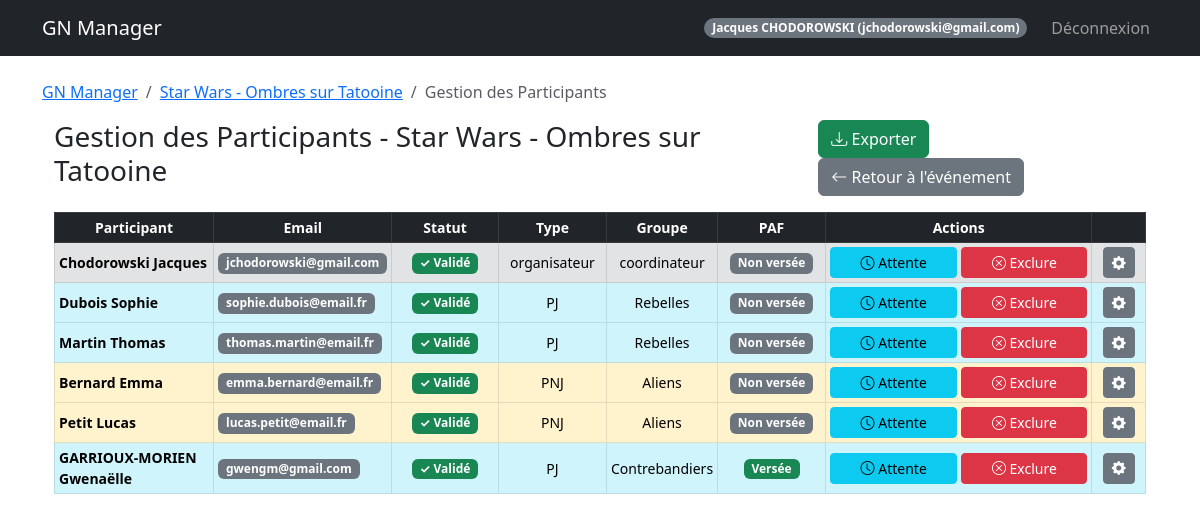
The app's page /event/1/participants (signed in), older data.
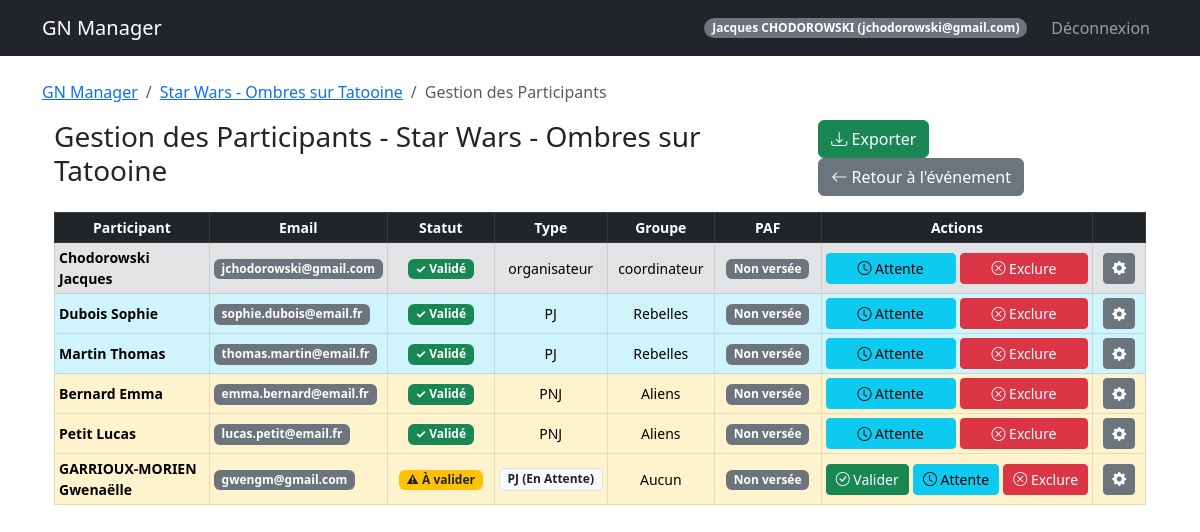
The same page, newer data.
### models.py (models this page shows, shortened)
class Participant(db.Model):
    id = db.Column(db.Integer, primary_key=True)
    event_id = db.Column(db.Integer, db.ForeignKey('event.id'), nullable=False)
    user_id = db.Column(db.Integer, db.ForeignKey('user.id'), nullable=False)
    type = db.Column(db.String(50))  # Organisateur, PJ, PNJ
    group = db.Column(db.String(50))
    role_id = db.Column(db.Integer, db.ForeignKey('role.id', use_alter=True, name='fk_participant_role'), nullable=True)
    role_communicated = db.Column(db.Boolean, default=False)
    role_received = db.Column(db.Boolean, default=False)
    registration_status = db.Column(db.String(50), default='À valider')
    paf_status = db.Column(db.String(20), default='non versée')  # non versée, partielle, versée, erreur
    payment_method = db.Column(db.String(50))
    payment_amount = db.Column(db.Float, default=0.0)
    payment_comment = db.Column(db.Text)
    comment = db.Column(db.Text)
    custom_image = db.Column(db.String(200))
    user = db.relationship('User', backref='participations')
    event = db.relationship('Event', backref='participants')
    role = db.relationship('Role', foreign_keys=[role_id], backref='participants_with_role')

class User(UserMixin, db.Model):
    id = db.Column(db.Integer, primary_key=True)
    email = db.Column(db.String(120), unique=True, nullable=False)
    password_hash = db.Column(db.String(128))
    nom = db.Column(db.String(80))
    prenom = db.Column(db.String(80))
    age = db.Column(db.Integer)
    genre = db.Column(db.String(20))
    avatar_url = db.Column(db.String(200))
    role = db.Column(db.String(20), default='user')  # createur, sysadmin, user
    is_banned = db.Column(db.Boolean, default=False)
    is_deleted = db.Column(db.Boolean, default=False)  # Suppression logique
    @property
    def is_admin(self):
        """Vérifie si l'utilisateur a des privilèges administrateur."""
        return self.role in ['createur', 'sysadmin']

### routes/participant_routes.py (the view)
@participant_bp.route('/event/<int:event_id>/participants')
@login_required
@organizer_required
def manage(event_id):
    event = Event.query.get_or_404(event_id)
    participants = Participant.query.filter_by(event_id=event.id)\
        .options(joinedload(Participant.user)).all()
    groups_config = json.loads(event.groups_config or '{}')
    breadcrumbs = [
        ('GN Manager', url_for('admin.dashboard')),
        (event.name, url_for('event.detail', event_id=event.id)),
        ('Gestion des Participants', '#')
    ]
    return render_template('manage_participants.html', event=event, participants=participants, groups_config=groups_config, breadcrumbs=breadcrumbs)

### templates/manage_participants.html (shortened to what the changed rows need)
{% extends "base.html" %}
{% block content %}
<div class="container-fluid mt-3">
    <div class="table-responsive">
        <table class="table table-sm table-hover table-bordered small">
            <thead class="table-dark">
                <tr>
                    <th class="text-center" style="width: 15%">Participant</th>
                    <th class="text-center" style="width: 15%">Email</th>
                    <th class="text-center" style="width: 10%">Statut</th>
                    <th class="text-center" style="width: 10%">Type</th>
                    <th class="text-center" style="width: 10%">Groupe</th>
                    <th class="text-center" style="width: 10%">PAF</th>
                    <th class="text-center" style="width: 25%">Actions</th>
                    <th class="text-center" style="width: 5%"></th>
                </tr>
            </thead>
            <tbody>
                {% for p in participants %}
                {% set row_class = "" %}
                {% if p.registration_status == 'En attente' or p.registration_status == 'À valider' %}
                {% set row_class = "table-warning" %}
                {% elif p.type == 'organisateur' %}
                {% set row_class = "table-secondary" %}
                {% elif p.type == 'PJ' %}
                {% set row_class = "table-info" %}
                {% elif p.type == 'PNJ' %}
                {% set row_class = "table-warning" %}
                {% endif %}
                <tr class="{{ row_class }}">
                    <td class="align-middle">
                        <strong>{{ p.user.nom }} {{ p.user.prenom }}</strong>
                    </td>
                    <td class="align-middle">
                        <span class="badge bg-secondary">{{ p.user.email }}</span>
                    </td>
                    <td class="align-middle text-center">
                        {% if p.registration_status == 'Validé' %}
                        <span class="badge bg-success">✓ Validé</span>
                        {% elif p.registration_status == 'Rejeté' %}
                        <span class="badge bg-danger">✗ Rejeté</span>
                        {% elif p.registration_status == 'En attente' %}
                        <span class="badge bg-info">⏳ Attente</span>
                        {% else %}
                        <span class="badge bg-warning text-dark">⚠ À valider</span>
                        {% endif %}
                    </td>
                    <td class="align-middle text-center">
                        {% if p.registration_status == 'En attente' or p.registration_status == 'À valider' %}
                        <span class="badge bg-light text-dark border">{{ p.type }} (En Attente)</span>
                        {% else %}
                        {{ p.type }}
                        {% endif %}
                    </td>
                    <td class="align-middle text-center">
                        {{ p.group or 'Peu importe' }}
                    </td>
                    <td class="align-middle text-center">
                        {% if p.paf_status == 'versée' %}
                        <span class="badge bg-success">Versée</span>
                        {% elif p.paf_status == 'partielle' %}
                        <span class="badge bg-warning text-dark">Partielle</span>
                        {% elif p.paf_status == 'dispensé(e)' %}
                        <span class="badge bg-info">Dispensé(e)</span>
                        {% elif p.paf_status == 'erreur' %}
                        <span class="badge bg-danger">Erreur</span>
                        {% else %}
                        <span class="badge bg-secondary">Non versée</span>
                        {% endif %}
                    </td>
                    <td class="align-middle">
                        <div class="d-flex w-100 gap-1">
                            {% if p.registration_status != 'Validé' %}
                            <form method="POST"
                                action="{{ url_for('participant.change_status', event_id=event.id, p_id=p.id) }}"
                                class="flex-fill">
                                <button type="submit" class="btn btn-sm btn-success w-100 py-1" title="Valider">
                                    <i class="bi bi-check-circle"></i> Valider
                                </button>
                            </form>
                            {% endif %}
                            {% if p.registration_status != 'En attente' %}
                            <form method="POST"
                                action="{{ url_for('participant.change_status', event_id=event.id, p_id=p.id) }}"
                                class="flex-fill">
                                <button type="submit" class="btn btn-sm btn-info w-100 py-1" title="Mettre en attente">
                                    <i class="bi bi-clock"></i> Attente
                                </button>
                            </form>
                            {% endif %}
                            {% if p.registration_status != 'Rejeté' %}
                            <form method="POST"
                                action="{{ url_for('participant.change_status', event_id=event.id, p_id=p.id) }}"
                                class="flex-fill">
                                <button type="submit" class="btn btn-sm btn-danger w-100 py-1" title="Exclure">
                                    <i class="bi bi-x-circle"></i> Exclure
                                </button>
                            </form>
                            {% endif %}
                        </div>
                    </td>
                    <td class="align-middle text-center">
                        <button type="button" class="btn btn-sm btn-secondary" data-bs-toggle="modal"
                            data-bs-target="#editModal{{ p.id }}" title="Éditer">
                            <i class="bi bi-gear-fill"></i>
                        </button>
                    </td>
                </tr>
                {% endfor %}
            </tbody>
        </table>
    </div>
</div>
{% endblock %}

Row changes from the older to the newer data that the page shows:
changed Participant "GARRIOUX-MORIEN": group "Contrebandiers" → "Aucun"; registration_status "✓ Validé" → "⚠ À valider (En Attente) Valider"; paf_status "Versée" → "Non versée"
